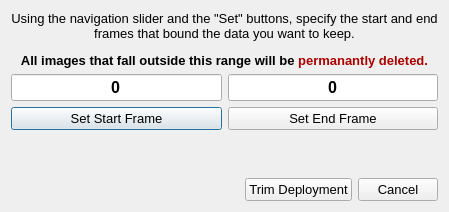
<?xml version="1.0" encoding="UTF-8"?>
<ui version="4.0">
 <class>trimDialog</class>
 <widget class="QDialog" name="trimDialog">
  <property name="geometry">
   <rect>
    <x>0</x>
    <y>0</y>
    <width>447</width>
    <height>212</height>
   </rect>
  </property>
  <property name="font">
   <font>
    <pointsize>10</pointsize>
   </font>
  </property>
  <property name="windowTitle">
   <string>Trim Deployment</string>
  </property>
  <layout class="QVBoxLayout" name="verticalLayout">
   <item>
    <widget class="QLabel" name="label">
     <property name="text">
      <string>&lt;html&gt;&lt;head/&gt;&lt;body&gt;&lt;p align=&quot;center&quot;&gt;Using the navigation slider and the &amp;quot;Set&amp;quot; buttons, specify the start and end&lt;br/&gt; frames that bound the data you want to keep.&lt;/p&gt;&lt;p align=&quot;center&quot;&gt;&lt;span style=&quot; font-weight:600; color:#000000;&quot;&gt;All images that fall outside this range will be&lt;/span&gt;&lt;span style=&quot; font-weight:600; color:#aa0000;&quot;&gt; permanantly deleted.&lt;/span&gt;&lt;/p&gt;&lt;/body&gt;&lt;/html&gt;</string>
     </property>
    </widget>
   </item>
   <item>
    <layout class="QGridLayout" name="gridLayout">
     <item row="0" column="0">
      <widget class="QLineEdit" name="leStart">
       <property name="font">
        <font>
         <pointsize>12</pointsize>
         <weight>75</weight>
         <bold>true</bold>
        </font>
       </property>
       <property name="text">
        <string>0</string>
       </property>
       <property name="alignment">
        <set>Qt::AlignCenter</set>
       </property>
       <property name="readOnly">
        <bool>true</bool>
       </property>
      </widget>
     </item>
     <item row="1" column="0">
      <widget class="QPushButton" name="pbSetStart">
       <property name="text">
        <string>Set Start Frame</string>
       </property>
      </widget>
     </item>
     <item row="0" column="1">
      <widget class="QLineEdit" name="leEnd">
       <property name="font">
        <font>
         <pointsize>12</pointsize>
         <weight>75</weight>
         <bold>true</bold>
        </font>
       </property>
       <property name="text">
        <string>0</string>
       </property>
       <property name="alignment">
        <set>Qt::AlignCenter</set>
       </property>
       <property name="readOnly">
        <bool>true</bool>
       </property>
      </widget>
     </item>
     <item row="1" column="1">
      <widget class="QPushButton" name="pbSetEnd">
       <property name="text">
        <string>Set End Frame</string>
       </property>
      </widget>
     </item>
    </layout>
   </item>
   <item>
    <spacer name="verticalSpacer">
     <property name="orientation">
      <enum>Qt::Vertical</enum>
     </property>
     <property name="sizeHint" stdset="0">
      <size>
       <width>20</width>
       <height>40</height>
      </size>
     </property>
    </spacer>
   </item>
   <item>
    <layout class="QHBoxLayout" name="horizontalLayout">
     <item>
      <spacer name="horizontalSpacer">
       <property name="orientation">
        <enum>Qt::Horizontal</enum>
       </property>
       <property name="sizeHint" stdset="0">
        <size>
         <width>40</width>
         <height>20</height>
        </size>
       </property>
      </spacer>
     </item>
     <item>
      <widget class="QPushButton" name="pbTrim">
       <property name="text">
        <string>Trim Deployment</string>
       </property>
      </widget>
     </item>
     <item>
      <widget class="QPushButton" name="pbCancel">
       <property name="text">
        <string>Cancel</string>
       </property>
      </widget>
     </item>
    </layout>
   </item>
  </layout>
 </widget>
 <resources/>
 <connections/>
</ui>
